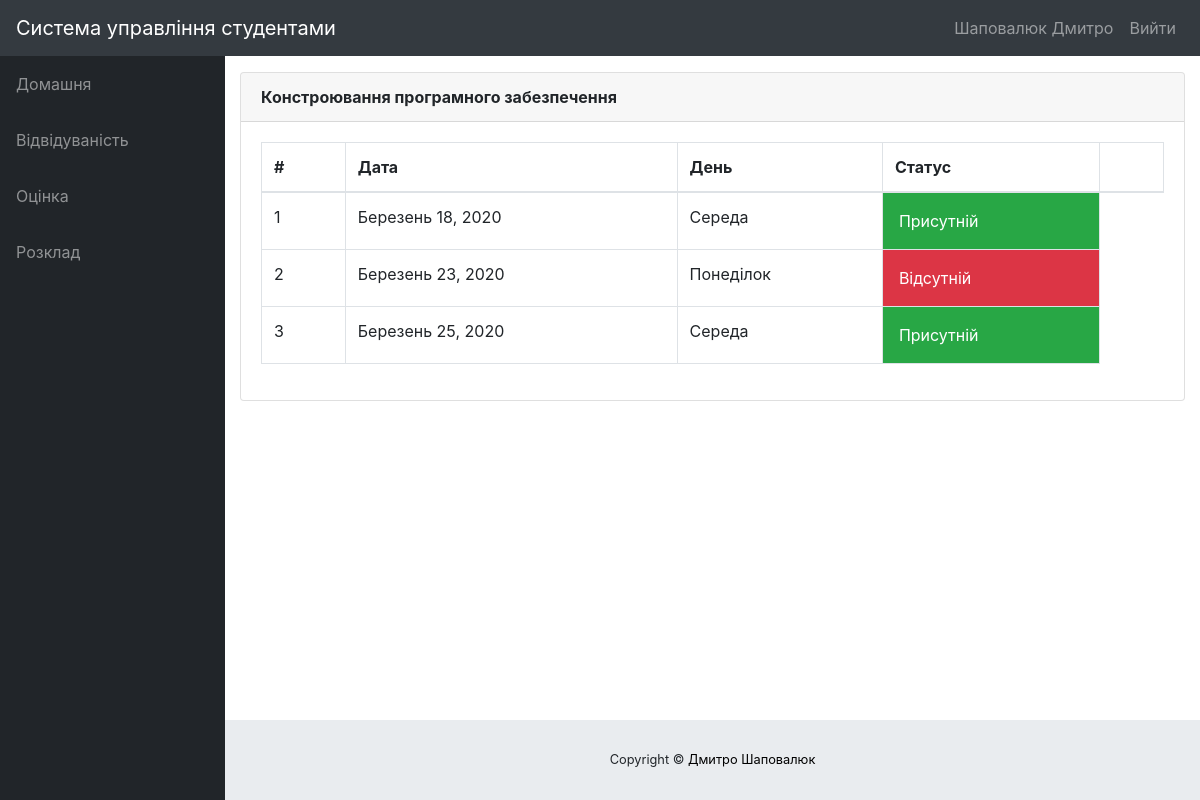
Before: /info/student/1/1/attendance/ (signed in) with the older database file.
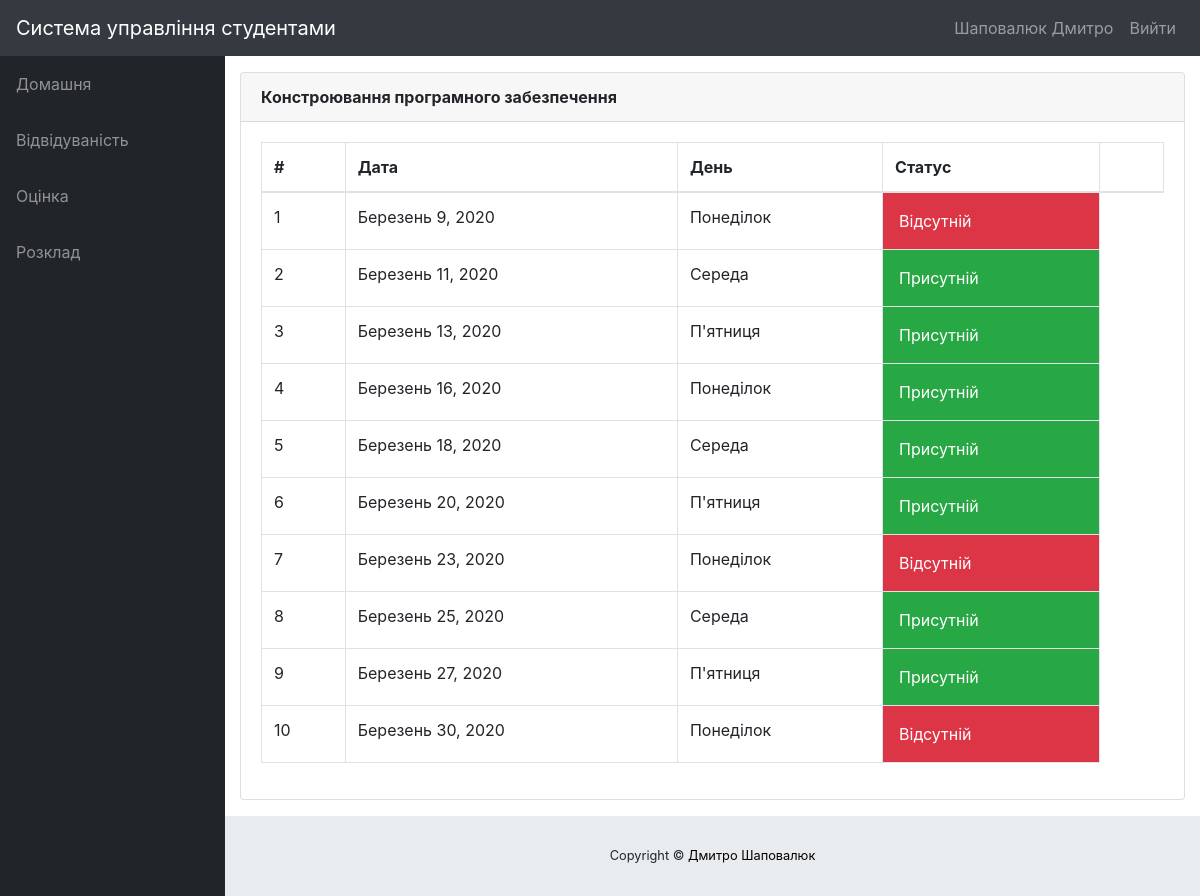
After: the same page with the newer database file.
### info/models.py (models this page shows, shortened)
class Attendance(models.Model):
    course = models.ForeignKey(Course, on_delete=models.CASCADE)
    student = models.ForeignKey(Student, on_delete=models.CASCADE)
    attendanceclass = models.ForeignKey(AttendanceClass, on_delete=models.CASCADE, default=1)
    date = models.DateField(default=default_datetime)
    status = models.BooleanField(default='True')

### info/views.py (the view)
# urls.py: path('student/<slug:stud_id>/<slug:course_id>/attendance/', views.attendance_detail, name='attendance_detail'),
@login_required()
def attendance_detail(request, stud_id, course_id):
    stud = get_object_or_404(Student, USN=stud_id)
    cr = get_object_or_404(Course, id=course_id)
    att_list = Attendance.objects.filter(course=cr, student=stud).order_by('date')
    return render(request, 'info/att_detail.html', {'att_list': att_list, 'cr': cr})

### info/models.py (called while the page is built)
    @property
    def is_student(self):
        if hasattr(self, 'student'):
            return True
        return False

### info/templates/info/att_detail.html (shortened to what this page needs)
{% extends 'info/base.html' %}
    {% block content %}
        <div class="card mb-3">
            <div class="card-header">
            <strong>{{ cr.name }}</strong></div>
            <div class="card-body">
              <div class="table-responsive">
                <table class="table table-bordered" id="dataTable" width="100%" cellspacing="0">
                  <thead>
                    <tr>
                        <th>#</th>
                        <th>Дата</th>
                        <th>День</th>
                        <th>Статус</th>
                        <th></th>
                    </tr>
                  </thead>
                  <tbody>
                        {% for a in att_list %}
                        <tr class="row100 body">
                            <td>{{ forloop.counter }}</td>
                            <td>{{ a.date }}</td>
                            <td>{{ a.date|date:"l" }}</td>
                            {% if a.status %}
                            <td class="p-3 mb-2 bg-success text-white">Присутній </td>
                            {% else %}
                            <td class="p-3 mb-2 bg-danger text-white">Відсутній <span class="glyphicon glyphicon-thumbs-down"></span</td>
                            {% endif %}
                        </tr>
                    {% empty %}
                            <p>Студент не відвідує</p>
                    {% endfor %}
                  </tbody>
                </table>
              </div>
            </div>
          </div>
    {% endblock %}

Changed rows visible on the page:
added Attendance: date "Березень 9, 2020", date "Понеділок", status "Відсутній"
added Attendance: date "Березень 11, 2020", date "Середа", status "Присутній"
added Attendance: date "Березень 13, 2020", date "П'ятниця", status "Присутній"
added Attendance: date "Березень 16, 2020", date "Понеділок", status "Присутній"
added Attendance: date "Березень 20, 2020", date "П'ятниця", status "Присутній"
added Attendance: date "Березень 27, 2020", date "П'ятниця", status "Присутній"
added Attendance: date "Березень 30, 2020", date "Понеділок", status "Відсутній"
